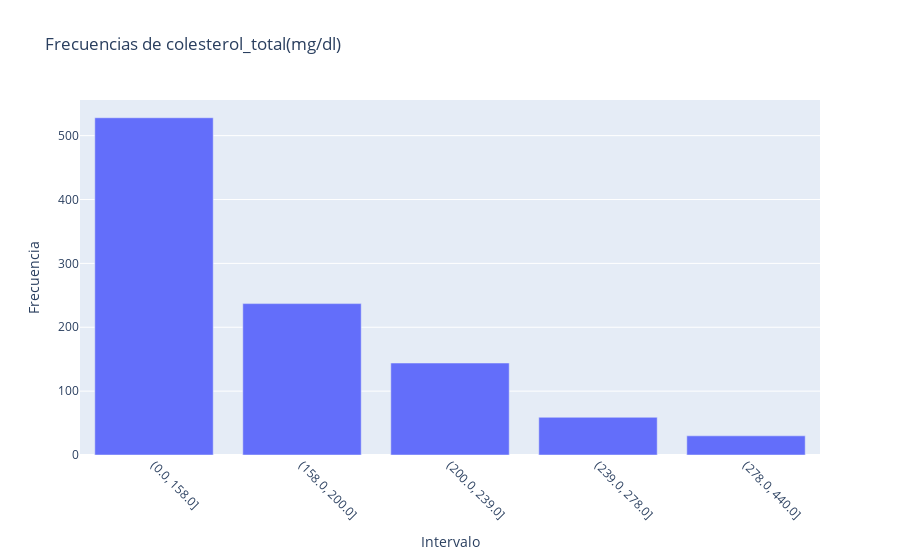
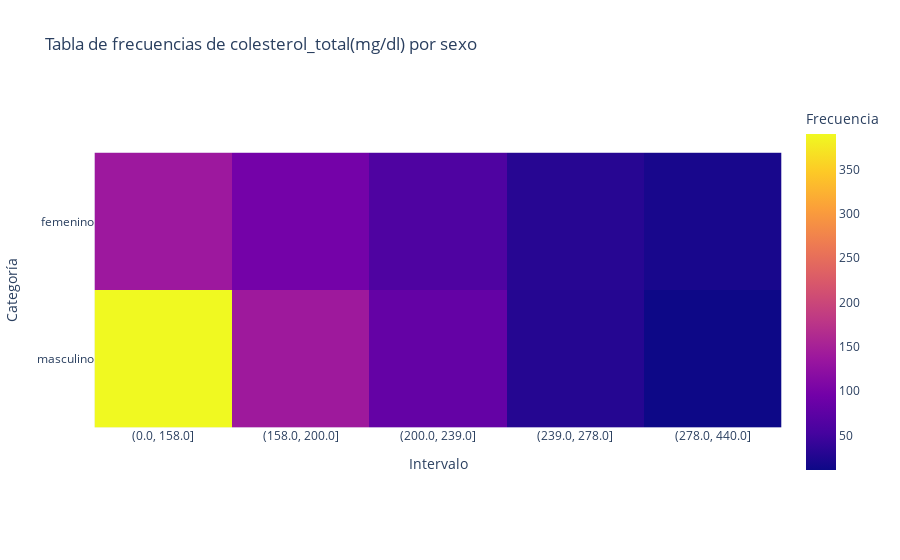
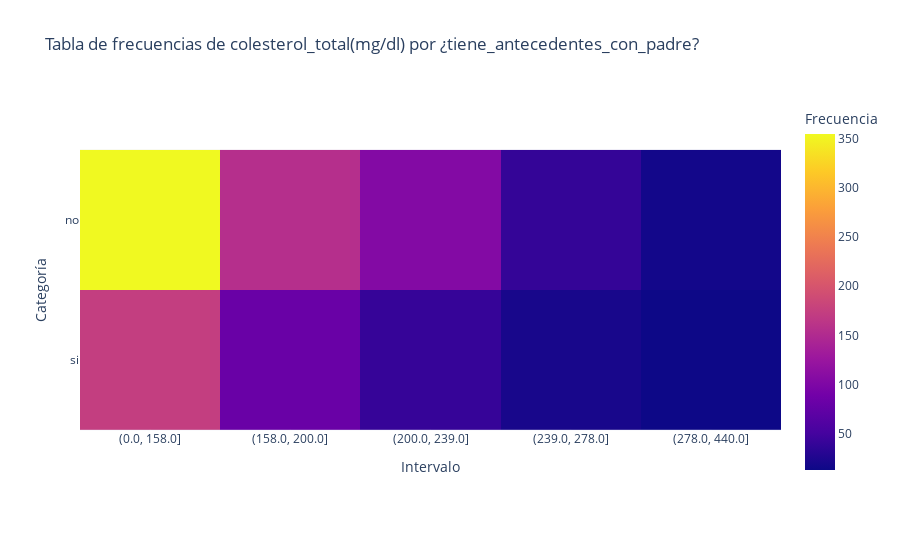
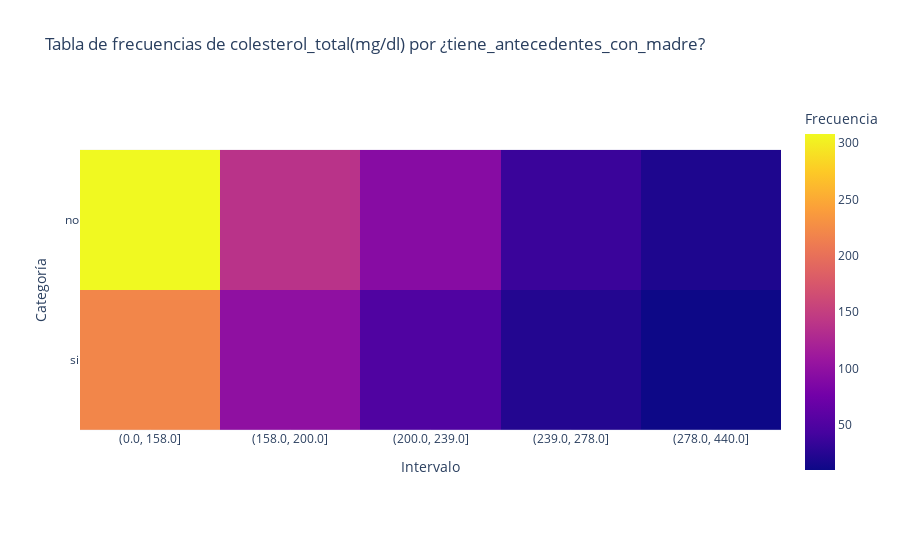

These figures' notebook cell, in order:
### Code cell
intervalos = {
    'colesterol_total(mg/dl)': [0, 158, 200, 239, 278, max(datos.datos['colesterol_total(mg/dl)'])],
    'cLDL(mg/dl)': [0, 35, 85, max(datos.datos['cLDL(mg/dl)'])],
    'HDL(mg/dl)': [0, 35, 46, 50, 62, max(datos.datos['HDL(mg/dl)'])],
    'trigliceridos(mg/dl)': [0, 100, 150, 200, 250, max(datos.datos['trigliceridos(mg/dl)'])],
}


def plot_frecuencias_general(df, column):
    intervalo = intervalos[column]
    edades_clasificadas = pd.cut(df[column], bins=intervalo)
    frecuencia = edades_clasificadas.value_counts().sort_index().reset_index()
    frecuencia.columns = ['Intervalo', 'Frecuencia']
    frecuencia['Intervalo'] = frecuencia['Intervalo'].astype(str)  # Convertir Intervalo a cadena
    
    fig = px.bar(frecuencia, x='Intervalo', y='Frecuencia', 
                 title=f'Frecuencias de {column}',
                 labels={'Intervalo': 'Intervalo', 'Frecuencia': 'Frecuencia'})
    fig.update_xaxes(tickangle=45)
    fig.show()

def plot_tabla_agrupada(df, column, agrupacion):
    intervalo = intervalos[column]
    df[f'{column}_rango'] = pd.cut(df[column], bins=intervalo)
    tabla_agrupada = df.groupby([agrupacion, f'{column}_rango']).size().reset_index(name='Frecuencia')
    tabla_agrupada[f'{column}_rango'] = tabla_agrupada[f'{column}_rango'].astype(str)  # Convertir Intervalo a cadena
    tabla_pivotada = tabla_agrupada.pivot_table(
        index=f'{column}_rango',
        columns=agrupacion,
        values='Frecuencia',
        fill_value=0
    ).reset_index()
    
    fig = px.imshow(tabla_pivotada.set_index(f'{column}_rango').T, 
                    labels={'color': 'Frecuencia'},
                    title=f'Tabla de frecuencias de {column} por {agrupacion}')
    fig.update_layout(yaxis_title='Categoría', xaxis_title='Intervalo')
    fig.show()

# Graficar para cada variable
for columna in intervalos.keys():
    plot_frecuencias_general(datos.datos, columna)
    
    for agrupacion in agrupaciones:
        plot_tabla_agrupada(datos.datos, columna, agrupacion)

### Figure 1 — Plotly figure (JSON) as saved in the notebook; plotly's stock layout.template omitted (floating-point values rounded to 4 significant figures)
{"data": [{"alignmentgroup": "True", "hovertemplate": "Intervalo=%{x}<br>Frecuencia=%{y}<extra></extra>", "legendgroup": "", "marker": {"color": "#636efa", "pattern": {"shape": ""}}, "name": "", "offsetgroup": "", "orientation": "v", "showlegend": false, "textposition": "auto", "type": "bar", "x": ["(0.0, 158.0]", "(158.0, 200.0]", "(200.0, 239.0]", "(239.0, 278.0]", "(278.0, 440.0]"], "xaxis": "x", "y": [528, 237, 144, 59, 30], "yaxis": "y"}], "layout": {"barmode": "relative", "legend": {"tracegroupgap": 0}, "title": {"text": "Frecuencias de colesterol_total(mg/dl)"}, "xaxis": {"anchor": "y", "domain": [0, 1], "tickangle": 45, "title": {"text": "Intervalo"}}, "yaxis": {"anchor": "x", "domain": [0, 1], "title": {"text": "Frecuencia"}}}}

### Figure 2 — Plotly figure (JSON) as saved in the notebook; plotly's stock layout.template omitted (floating-point values rounded to 4 significant figures)
{"data": [{"coloraxis": "coloraxis", "hovertemplate": "colesterol_total(mg/dl)_rango: %{x}<br>sexo: %{y}<br>Frecuencia: %{z}<extra></extra>", "name": "0", "type": "heatmap", "x": ["(0.0, 158.0]", "(158.0, 200.0]", "(200.0, 239.0]", "(239.0, 278.0]", "(278.0, 440.0]"], "xaxis": "x", "y": ["femenino", "masculino"], "yaxis": "y", "z": [[138, 97, 62, 30, 19], [390, 140, 82, 29, 11]]}], "layout": {"coloraxis": {"colorbar": {"title": {"text": "Frecuencia"}}, "colorscale": [[0, "#0d0887"], [0.1111, "#46039f"], [0.2222, "#7201a8"], [0.3333, "#9c179e"], [0.4444, "#bd3786"], [0.5556, "#d8576b"], [0.6667, "#ed7953"], [0.7778, "#fb9f3a"], [0.8889, "#fdca26"], [1, "#f0f921"]]}, "title": {"text": "Tabla de frecuencias de colesterol_total(mg/dl) por sexo"}, "xaxis": {"anchor": "y", "constrain": "domain", "domain": [0, 1], "scaleanchor": "y", "title": {"text": "Intervalo"}}, "yaxis": {"anchor": "x", "autorange": "reversed", "constrain": "domain", "domain": [0, 1], "title": {"text": "Categoría"}}}}

### Figure 3 — Plotly figure (JSON) as saved in the notebook; plotly's stock layout.template omitted (floating-point values rounded to 4 significant figures)
{"data": [{"coloraxis": "coloraxis", "hovertemplate": "colesterol_total(mg/dl)_rango: %{x}<br>¿tiene_antecedentes_con_padre?: %{y}<br>Frecuencia: %{z}<extra></extra>", "name": "0", "type": "heatmap", "x": ["(0.0, 158.0]", "(158.0, 200.0]", "(200.0, 239.0]", "(239.0, 278.0]", "(278.0, 440.0]"], "xaxis": "x", "y": ["no", "si"], "yaxis": "y", "z": [[355, 156, 104, 39, 17], [173, 81, 40, 20, 13]]}], "layout": {"coloraxis": {"colorbar": {"title": {"text": "Frecuencia"}}, "colorscale": [[0, "#0d0887"], [0.1111, "#46039f"], [0.2222, "#7201a8"], [0.3333, "#9c179e"], [0.4444, "#bd3786"], [0.5556, "#d8576b"], [0.6667, "#ed7953"], [0.7778, "#fb9f3a"], [0.8889, "#fdca26"], [1, "#f0f921"]]}, "title": {"text": "Tabla de frecuencias de colesterol_total(mg/dl) por ¿tiene_antecedentes_con_padre?"}, "xaxis": {"anchor": "y", "constrain": "domain", "domain": [0, 1], "scaleanchor": "y", "title": {"text": "Intervalo"}}, "yaxis": {"anchor": "x", "autorange": "reversed", "constrain": "domain", "domain": [0, 1], "title": {"text": "Categoría"}}}}

### Figure 4 — Plotly figure (JSON) as saved in the notebook; plotly's stock layout.template omitted (floating-point values rounded to 4 significant figures)
{"data": [{"coloraxis": "coloraxis", "hovertemplate": "colesterol_total(mg/dl)_rango: %{x}<br>¿tiene_antecedentes_con_madre?: %{y}<br>Frecuencia: %{z}<extra></extra>", "name": "0", "type": "heatmap", "x": ["(0.0, 158.0]", "(158.0, 200.0]", "(200.0, 239.0]", "(239.0, 278.0]", "(278.0, 440.0]"], "xaxis": "x", "y": ["no", "si"], "yaxis": "y", "z": [[308, 138, 93, 36, 20], [220, 99, 51, 23, 10]]}], "layout": {"coloraxis": {"colorbar": {"title": {"text": "Frecuencia"}}, "colorscale": [[0, "#0d0887"], [0.1111, "#46039f"], [0.2222, "#7201a8"], [0.3333, "#9c179e"], [0.4444, "#bd3786"], [0.5556, "#d8576b"], [0.6667, "#ed7953"], [0.7778, "#fb9f3a"], [0.8889, "#fdca26"], [1, "#f0f921"]]}, "title": {"text": "Tabla de frecuencias de colesterol_total(mg/dl) por ¿tiene_antecedentes_con_madre?"}, "xaxis": {"anchor": "y", "constrain": "domain", "domain": [0, 1], "scaleanchor": "y", "title": {"text": "Intervalo"}}, "yaxis": {"anchor": "x", "autorange": "reversed", "constrain": "domain", "domain": [0, 1], "title": {"text": "Categoría"}}}}
